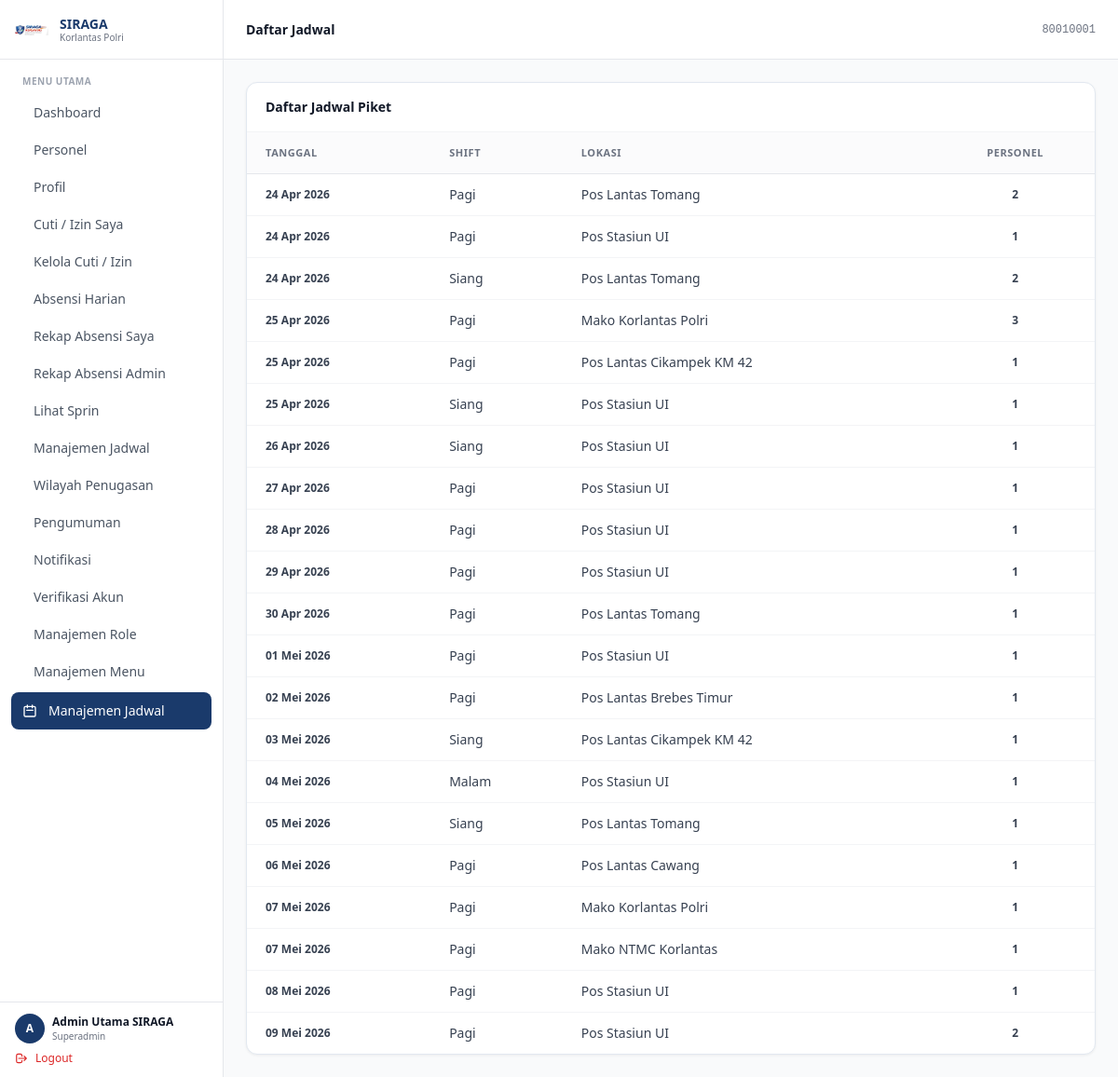
Page /schedules/list/ (signed in) on the committed database.
### accounts/models.py (models this page shows, shortened)
class MenuItem(models.Model):
    label = models.CharField(max_length=100, verbose_name='Label')
    path = models.CharField(max_length=200, blank=True, verbose_name='Path / URL Name')
    icon = models.CharField(max_length=100, blank=True, verbose_name='Icon')
    parent = models.ForeignKey(
        'self', on_delete=models.CASCADE, null=True, blank=True,
        related_name='submenus', verbose_name='Parent Menu'
    )
    sort_order = models.IntegerField(default=0, verbose_name='Sort Order')
    is_active = models.BooleanField(default=True, verbose_name='Active')
    class Meta:
        verbose_name = 'Menu Item'
        verbose_name_plural = 'Menu Items'
        ordering = ['sort_order', 'label']
    def get_url(self):
        try:
            return reverse(self.path)
        except NoReverseMatch:
            return self.path

class Personel(AbstractBaseUser, PermissionsMixin):
    ROLE_CHOICES = [
        ('personel', 'Personel'),
        ('operator', 'Operator'),
        ('pimpinan', 'Pimpinan'),
        ('superadmin', 'Superadmin'),
    ]
    PANGKAT_CHOICES = [
        ('Bharada', 'Bharada'),
        ('Bhayangkara', 'Bhayangkara'),
        ('Bripda', 'Bripda'),
        ('Briptu', 'Briptu'),
        ('Brigpol', 'Brigpol'),
        ('Bripka', 'Bripka'),
        ('Aipda', 'Aipda'),
        ('Aiptu', 'Aiptu'),
        ('Ipda', 'Ipda'),
        ('Iptu', 'Iptu'),
        ('AKP', 'AKP'),
        ('Kompol', 'Kompol'),
        ('AKBP', 'AKBP'),
        ('Kombespol', 'Kombespol'),
        ('Brigjen Pol', 'Brigjen Pol'),
        ('Irjen Pol', 'Irjen Pol'),
        ('Komjen Pol', 'Komjen Pol'),
        ('Jenderal Pol', 'Jenderal Pol'),
    ]
    nrp = models.CharField(max_length=20, unique=True, verbose_name='NRP')
    nama_lengkap = models.CharField(max_length=200, verbose_name='Nama Lengkap')
    email = models.EmailField(blank=True, verbose_name='Email')
    no_hp = models.CharField(max_length=20, blank=True, verbose_name='No. HP')
    pangkat = models.CharField(max_length=50, choices=PANGKAT_CHOICES, blank=True, verbose_name='Pangkat')
    jabatan = models.CharField(max_length=200, blank=True, verbose_name='Jabatan')
    satker = models.ForeignKey(
        Satker, on_delete=models.SET_NULL, null=True, blank=True,
        related_name='personel', verbose_name='Satuan Kerja'
    )
    role = models.CharField(max_length=20, choices=ROLE_CHOICES, default='personel', verbose_name='Role')
    role_obj = models.ForeignKey(
        Role, on_delete=models.SET_NULL, null=True, blank=True,
        related_name='personel_set', verbose_name='Role (Object)'
    )
    foto = models.ImageField(upload_to='foto_personel/', blank=True, null=True, verbose_name='Foto')
    is_active = models.BooleanField(default=False)
    status_verifikasi = models.CharField(
        max_length=20,
        choices=[('pending', 'Pending'), ('approved', 'Approved')],
        default='pending'
    )
    is_staff = models.BooleanField(default=False)
    tanggal_bergabung = models.DateTimeField(auto_now_add=True)
    tanggal_nonaktif = models.DateTimeField(null=True, blank=True, verbose_name='Tanggal Dinonaktifkan')
    alasan_nonaktif = models.TextField(blank=True, verbose_name='Alasan Dinonaktifkan')
    objects = PersonelManager()
    USERNAME_FIELD = 'nrp'
    REQUIRED_FIELDS = ['nama_lengkap']
    class Meta:
        verbose_name = 'Personel'
        verbose_name_plural = 'Personel'
        ordering = ['nama_lengkap']
    @property
    def is_superadmin(self):
        if self.role_obj:
            return self.role_obj.nama.lower() == 'superadmin'
        return self.role == 'superadmin'

### schedules/models.py (models this page shows, shortened)
class ShiftSchedule(models.Model):
    SHIFT_PAGI = 'pagi'
    SHIFT_SIANG = 'siang'
    SHIFT_MALAM = 'malam'
    SHIFT_CHOICES = [
        (SHIFT_PAGI, 'Pagi'),
        (SHIFT_SIANG, 'Siang'),
        (SHIFT_MALAM, 'Malam'),
    ]
    date = models.DateField(verbose_name='Tanggal Jadwal')
    shift_type = models.CharField(max_length=10, choices=SHIFT_CHOICES, verbose_name='Jenis Shift')
    location = models.ForeignKey(
        Location,
        on_delete=models.PROTECT,
        related_name='schedules',
        verbose_name='Lokasi Penugasan',
    )
    created_by = models.ForeignKey(
        settings.AUTH_USER_MODEL,
        on_delete=models.SET_NULL,
        null=True,
        blank=True,
        related_name='schedules_created',
        verbose_name='Dibuat Oleh',
    )
    created_at = models.DateTimeField(auto_now_add=True)
    updated_at = models.DateTimeField(auto_now=True)
    class Meta:
        verbose_name = 'Jadwal Shift'
        verbose_name_plural = 'Jadwal Shift'
        ordering = ['date', 'shift_type', 'location__name']
        unique_together = ('date', 'shift_type', 'location')
        db_table = 'dashboard_shiftschedule'
    @property
    def personnel_count(self):
        return self.personnel_assignments.count()

### locations/models.py (models this page shows, shortened)
class Location(models.Model):
    TYPE_CHOICES = [
        ('pos', 'Pos'),
        ('mako', 'Mako'),
    ]
    name = models.CharField(max_length=255, unique=True, verbose_name='Nama Lokasi')
    type = models.CharField(max_length=10, choices=TYPE_CHOICES, verbose_name='Tipe')
    latitude = models.DecimalField(max_digits=10, decimal_places=7, verbose_name='Latitude')
    longitude = models.DecimalField(max_digits=10, decimal_places=7, verbose_name='Longitude')
    radius = models.IntegerField(default=100, verbose_name='Radius (meter)')
    is_active = models.BooleanField(default=True, verbose_name='Aktif')
    created_at = models.DateTimeField(auto_now_add=True, verbose_name='Dibuat Pada')
    updated_at = models.DateTimeField(auto_now=True, verbose_name='Diperbarui Pada')
    class Meta:
        verbose_name = 'Wilayah Penugasan'
        verbose_name_plural = 'Wilayah Penugasan'
        ordering = ['-created_at']

### schedules/views.py (the view)
# urls.py: path('list/', views.ScheduleListView.as_view(), name='list'),
class ScheduleListView(ScheduleAccessMixin, TemplateView):
    template_name = 'schedules/schedule_list.html'
    def get_context_data(self, **kwargs):
        context = super().get_context_data(**kwargs)
        context['schedule_list'] = _base_schedule_queryset_for_user(self.request.user).order_by(
            'date', 'shift_type', 'location__name'
        )
        return context

### accounts/context_processor.py (called while the page is built)
def jumlah_verifikasi(request):
    if request.user.is_authenticated and (request.user.is_superadmin or request.user.is_operator):
        count = Personel.objects.filter(status_verifikasi='pending').count()
        return {'jumlah_pending_verifikasi': count}
    return {'jumlah_pending_verifikasi': 0}

### notifikasi/context_processors.py (called while the page is built)
def notifikasi_unread_count(request):
    if request.user.is_authenticated:
        count = Notifikasi.objects.filter(user=request.user, is_read=False).count()
        return {'notif_unread_count': count}
    return {'notif_unread_count': 0}

### pengumuman/context_processors.py (called while the page is built)
def pengumuman_aktif(request):
    if request.user.is_authenticated:
        now = timezone.now()
        active_pengumuman = Pengumuman.objects.filter(is_active=True).filter(
            models.Q(periode_mulai__isnull=True) | models.Q(periode_mulai__lte=now)
        ).filter(
            models.Q(periode_selesai__isnull=True) | models.Q(periode_selesai__gte=now)
        )
        count = active_pengumuman.exclude(dibaca_oleh=request.user).count()
        return {'pengumuman_baru_count': count}
    return {}

### schedules/views.py (called while the page is built)
def _base_schedule_queryset_for_user(user):
    qs = ShiftSchedule.objects.select_related('location').prefetch_related('personnel_assignments__personel')
    if user.role == 'pimpinan':
        if not user.satker_id:
            return qs.none()
        qs = qs.filter(personnel_assignments__personel__satker_id=user.satker_id).distinct()
    return qs

    def test_func(self):
        user = self.request.user
        if getattr(user, 'role', None) not in self.allowed_roles:
            return False
        if user.is_superadmin:
            return True
        if user.role_obj:
            return user.role_obj.menus.filter(path='schedules:calendar', is_active=True).exists()
        return True

### sprin/context_processors.py (called while the page is built)
def user_role(request):
    role = request.session.get('user_role', 'Operator')
    if role not in ['Operator', 'SDM', 'Pimpinan']:
        role = 'Operator'
    return {'user_role': role}

### templates/schedules/schedule_list.html (shortened to what this page needs)
{% extends 'base.html' %}
{% block page_title %}Daftar Jadwal{% endblock %}
{% block content %}
<div class="card overflow-hidden">
  <div class="px-5 py-4 border-b border-gray-100">
    <h1 class="text-sm font-bold text-gray-900">Daftar Jadwal Piket</h1>
  </div>
  <div class="overflow-x-auto">
    <table class="w-full text-sm">
      <thead>
        <tr class="border-b border-gray-200 bg-gray-50/70">
          <th class="text-left px-5 py-3 text-[11px] font-semibold text-gray-500 uppercase tracking-wider">Tanggal</th>
          <th class="text-left px-4 py-3 text-[11px] font-semibold text-gray-500 uppercase tracking-wider">Shift</th>
          <th class="text-left px-4 py-3 text-[11px] font-semibold text-gray-500 uppercase tracking-wider">Lokasi</th>
          <th class="text-center px-4 py-3 text-[11px] font-semibold text-gray-500 uppercase tracking-wider">Personel</th>
        </tr>
      </thead>
      <tbody class="divide-y divide-gray-100">
        {% for schedule in schedule_list %}
        <tr class="hover:bg-gray-50/60 transition-colors">
          <td class="px-5 py-3 text-xs text-gray-700 font-semibold">{{ schedule.date|date:"d M Y" }}</td>
          <td class="px-4 py-3 text-sm text-gray-700">{{ schedule.get_shift_type_display }}</td>
          <td class="px-4 py-3 text-sm text-gray-700">{{ schedule.location.name }}</td>
          <td class="px-4 py-3 text-center text-xs text-gray-700 font-semibold">{{ schedule.personnel_count }}</td>
        </tr>
        {% empty %}
        <tr><td colspan="4" class="px-5 py-10 text-center text-sm text-gray-400">Belum ada data jadwal.</td></tr>
        {% endfor %}
      </tbody>
    </table>
  </div>
</div>
{% endblock %}

### templates/base.html (shortened to what this page needs)
<!DOCTYPE html>
<html lang="id" class="h-full">
<head>
  <script src="https://cdn.tailwindcss.com"></script>
  {% load static %}
  <link rel="stylesheet" href="{% static 'css/custom.css' %}" />
</head>
<body class="h-full bg-gray-50 text-gray-900 antialiased">
  {% if user.is_authenticated %}
  <div class="flex h-full min-h-screen">
    <aside id="sidebar"
      class="w-60 bg-white border-r border-gray-200 flex flex-col shrink-0 transition-all duration-300">
      <div class="flex items-center gap-3 h-16 px-4 border-b border-gray-200">
        {% load static %}
        <img src="{% static 'images/logo-siraga.png' %}" alt="SIRAGA" class="w-9 h-9 object-contain" />
        <div>
          <p class="text-sm font-bold text-[#1a3a6b] leading-tight">SIRAGA</p>
          <p class="text-[10px] text-gray-500 leading-tight">Korlantas Polri</p>
        </div>
      </div>
      <nav class="flex-1 overflow-y-auto px-3 py-4">
        <p class="text-[10px] font-semibold text-gray-400 uppercase tracking-wider px-3 mb-2">Menu Utama</p>
        <ul class="flex flex-col gap-0.5 mb-4">
          {% if user.is_authenticated and user.role_obj and user.role_obj.menus.all %}
            {% for menu in user.role_obj.menus.all %}
              {% if menu.is_active %}
              <li>
                <a href="{{ menu.get_url }}"
                  class="flex items-center gap-3 rounded-lg px-3 py-2 text-sm font-medium transition-colors mb-0.5
                  {% if request.path == menu.get_url %}bg-primary text-white shadow-sm{% else %}text-gray-600 hover:bg-gray-100 hover:text-gray-900{% endif %}">
                  <span class="truncate">{{ menu.label }}</span>
                </a>
              </li>
              {% endif %}
            {% endfor %}
          {% endif %}
          {% if user.role == 'superadmin' or user.role == 'pimpinan' %}
          <li>
            <a href="{% url 'schedules:calendar' %}"
              class="flex items-center gap-3 rounded-lg px-3 py-2.5 text-sm font-medium transition-colors
                    {% if request.resolver_match.app_name == 'schedules' %}bg-[#1a3a6b] text-white{% else %}text-gray-500 hover:bg-gray-100 hover:text-gray-900{% endif %}">
              <svg class="w-4 h-4 shrink-0" fill="none" stroke="currentColor" viewBox="0 0 24 24">
                <path stroke-linecap="round" stroke-linejoin="round" stroke-width="2"
                  d="M8 7V3m8 4V3m-9 8h10M5 21h14a2 2 0 002-2V7a2 2 0 00-2-2H5a2 2 0 00-2 2v12a2 2 0 002 2z" />
              </svg>
              Manajemen Jadwal
            </a>
          </li>
          {% endif %}
        </ul>
      </nav>
      <div class="px-4 py-3 border-t border-gray-200">
        <div class="flex items-center gap-2 mb-2">
          <div
            class="w-8 h-8 rounded-full bg-[#1a3a6b] flex items-center justify-center text-white text-xs font-bold shrink-0">
            {{ user.nama_lengkap|first|upper }}
          </div>
          <div class="min-w-0">
            <p class="text-xs font-semibold text-gray-900 truncate">{{ user.nama_lengkap }}</p>
            <p class="text-[10px] text-gray-500 truncate">{{ user.get_role_display }}</p>
          </div>
        </div>
        <a href="{% url 'accounts:logout' %}"
          class="flex items-center gap-2 text-xs text-red-600 hover:text-red-800 font-medium transition-colors">
          <svg class="w-3.5 h-3.5" fill="none" stroke="currentColor" viewBox="0 0 24 24">
            <path stroke-linecap="round" stroke-linejoin="round" stroke-width="2"
              d="M17 16l4-4m0 0l-4-4m4 4H7m6 4v1a3 3 0 01-3 3H6a3 3 0 01-3-3V7a3 3 0 013-3h4a3 3 0 013 3v1" />
          </svg>
          Logout
        </a>
      </div>
    </aside>
    <div class="flex-1 flex flex-col overflow-hidden">
      <header class="h-16 bg-white border-b border-gray-200 flex items-center px-6 shrink-0">
        <h2 class="text-sm font-semibold text-gray-900">{% block page_title %}Dashboard{% endblock %}</h2>
        <div class="ml-auto flex items-center gap-3">
          <span class="text-xs text-gray-500 font-mono">{{ user.nrp }}</span>
        </div>
      </header>
      <main class="flex-1 overflow-y-auto px-6 py-6">
        {% block content %}{% endblock %}
      </main>
    </div>
  </div>
  {% else %}
  {% block full_page %}{% endblock %}
  {% endif %}
</body>
</html>

### static/css/custom.css (style rules this page uses)
html { scroll-behavior: smooth; }
.card { background: white; border: 1px solid #e2e8f0; border-radius: 12px; box-shadow: 0 1px 3px rgba(0,0,0,0.06); }

### rows in the picture
MenuItem: label "Dashboard"
MenuItem: label "Personel"
MenuItem: label "Profil"
MenuItem: label "Cuti / Izin Saya"
MenuItem: label "Kelola Cuti / Izin"
MenuItem: label "Absensi Harian"
MenuItem: label "Rekap Absensi Saya"
MenuItem: label "Rekap Absensi Admin"
MenuItem: label "Lihat Sprin"
MenuItem: label "Manajemen Jadwal"
MenuItem: label "Wilayah Penugasan"
MenuItem: label "Pengumuman"
MenuItem: label "Notifikasi"
MenuItem: label "Verifikasi Akun"
MenuItem: label "Manajemen Role"
MenuItem: label "Manajemen Menu"
Personel: nama_lengkap|first "A", nama_lengkap "Admin Utama SIRAGA", role "Superadmin", nrp "80010001"
ShiftSchedule: date "24 Apr 2026", shift_type "Pagi", location.name "Pos Lantas Tomang", personnel_count "2"
ShiftSchedule: date "24 Apr 2026", shift_type "Pagi", location.name "Pos Stasiun UI", personnel_count "1"
ShiftSchedule: date "24 Apr 2026", shift_type "Siang", location.name "Pos Lantas Tomang", personnel_count "2"
ShiftSchedule: date "25 Apr 2026", shift_type "Pagi", location.name "Mako Korlantas Polri", personnel_count "3"
ShiftSchedule: date "25 Apr 2026", shift_type "Pagi", location.name "Pos Lantas Cikampek KM 42", personnel_count "1"
ShiftSchedule: date "25 Apr 2026", shift_type "Siang", location.name "Pos Stasiun UI", personnel_count "1"
ShiftSchedule: date "26 Apr 2026", shift_type "Siang", location.name "Pos Stasiun UI", personnel_count "1"
ShiftSchedule: date "27 Apr 2026", shift_type "Pagi", location.name "Pos Stasiun UI", personnel_count "1"
ShiftSchedule: date "28 Apr 2026", shift_type "Pagi", location.name "Pos Stasiun UI", personnel_count "1"
ShiftSchedule: date "29 Apr 2026", shift_type "Pagi", location.name "Pos Stasiun UI", personnel_count "1"
ShiftSchedule: date "30 Apr 2026", shift_type "Pagi", location.name "Pos Lantas Tomang", personnel_count "1"
ShiftSchedule: date "01 Mei 2026", shift_type "Pagi", location.name "Pos Stasiun UI", personnel_count "1"
ShiftSchedule: date "02 Mei 2026", shift_type "Pagi", location.name "Pos Lantas Brebes Timur", personnel_count "1"
ShiftSchedule: date "03 Mei 2026", shift_type "Siang", location.name "Pos Lantas Cikampek KM 42", personnel_count "1"
ShiftSchedule: date "04 Mei 2026", shift_type "Malam", location.name "Pos Stasiun UI", personnel_count "1"
ShiftSchedule: date "05 Mei 2026", shift_type "Siang", location.name "Pos Lantas Tomang", personnel_count "1"
ShiftSchedule: date "06 Mei 2026", shift_type "Pagi", location.name "Pos Lantas Cawang", personnel_count "1"
ShiftSchedule: date "07 Mei 2026", shift_type "Pagi", location.name "Mako Korlantas Polri", personnel_count "1"
ShiftSchedule: date "07 Mei 2026", shift_type "Pagi", location.name "Mako NTMC Korlantas", personnel_count "1"
ShiftSchedule: date "08 Mei 2026", shift_type "Pagi", location.name "Pos Stasiun UI", personnel_count "1"
ShiftSchedule: date "09 Mei 2026", shift_type "Pagi", location.name "Pos Stasiun UI", personnel_count "2"
